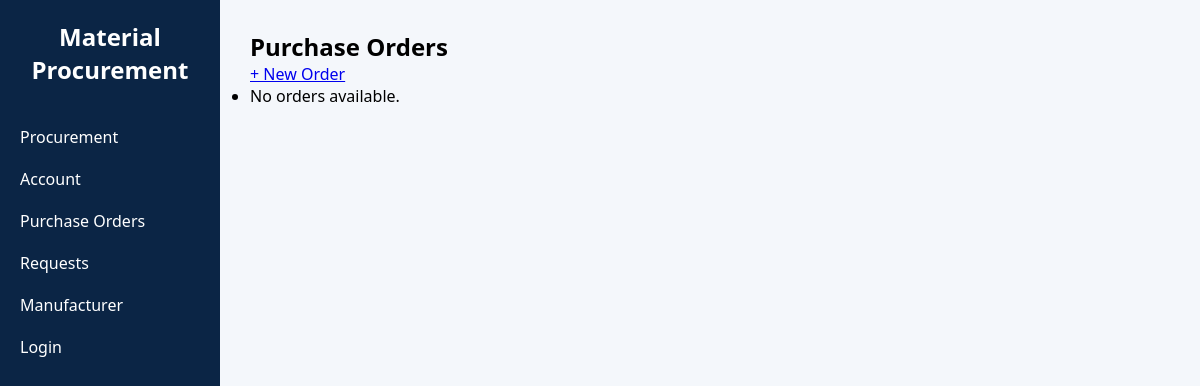
Before: /purchase-orders/ (signed in) with the older database file.
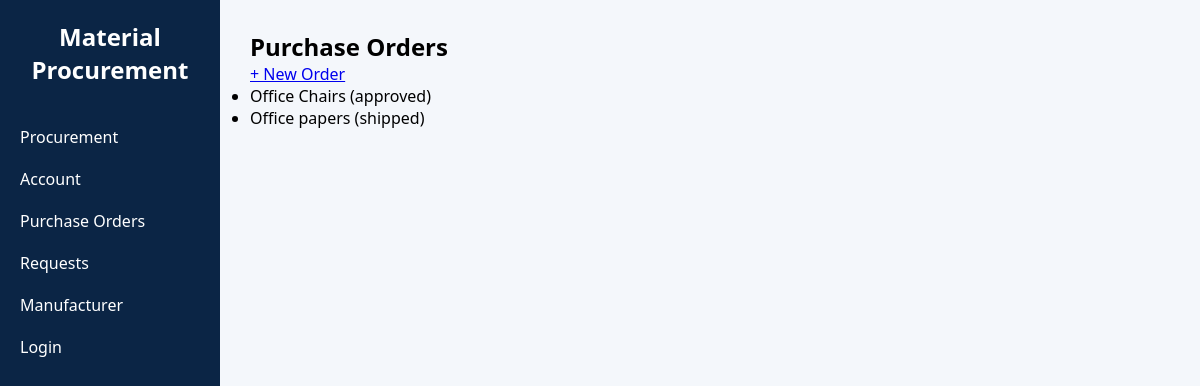
After: the same page with the newer database file.
### procurement/models.py (models this page shows, shortened)
class PurchaseOrder(models.Model):
    ORDER_STATUS = [
        ('pending', 'Pending'),
        ('approved', 'Approved'),
        ('shipped', 'Shipped'),
    ]
    item_name = models.CharField(max_length=100)
    quantity = models.PositiveIntegerField()
    supplier = models.ForeignKey(User, on_delete=models.SET_NULL, null=True, blank=True)
    status = models.CharField(max_length=10, choices=ORDER_STATUS, default='pending')
    order_date = models.DateField(auto_now_add=True)
    purchase_document = models.FileField(upload_to='purchase_docs/', null=True, blank=True)
    class Meta:
        verbose_name = "Purchase Order"
        verbose_name_plural = "Purchase Orders"

### procurement/views.py (the view)
# urls.py: path('purchase-orders/', procurement_views.purchase_order_list, name='purchase_order_list'),
@login_required
def purchase_order_list(request):
    orders = PurchaseOrder.objects.all()
    return render(request, 'purchase_orders.html', {'orders': orders})

### procurement/templates/purchase_orders.html (shortened to what this page needs)
{% extends 'base.html' %}
{% block content %}
  <h2>Purchase Orders</h2>
  <a href="{% url 'new_order' %}" class="btn">+ New Order</a>
  <ul>
    {% for order in orders %}
      <li>{{ order.item_name }} ({{ order.status }})</li>
    {% empty %}
      <li>No orders available.</li>
    {% endfor %}
  </ul>
{% endblock %}

Changed rows visible on the page:
added PurchaseOrder: item_name "Office Chairs", status "approved"
added PurchaseOrder: item_name "Office papers", status "shipped"
Other visible differences:
text no longer shown: "No orders available."
